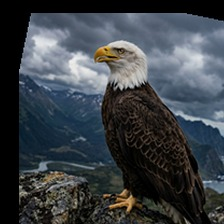
#> input picture dataset/no_montanas/aves/aguila_016.jpg, 224 x 224 px
$ python -i aplicar_transformaciones.py   (imports and definitions only)
#> lines starting #> are read from the running program, lines starting #| are printed output that depends on the picture
#> further down, picture is the input picture: PIL image 224x224 RGB; mean R, G, B 59.9, 65.6, 71.2
"""
=============================================================
  APLICAR TRANSFORMACIONES - Dataset Aves v1a <15ABR2026>
=============================================================
  Toma las imágenes base generadas por IA y produce el
  dataset completo aplicando las 5 transformaciones.
=============================================================
"""

import os
import random
import shutil
import math
from pathlib import Path
from PIL import Image, ImageEnhance

# ─────────────────────────────────────────────────────────────
#  CONFIGURACIÓN
# ─────────────────────────────────────────────────────────────
BASE_DIR   = Path(r"C:\Users\DELL\.gemini\antigravity\brain\bd2e7544-f8ca-4235-b206-ddbc0f7c3433")
OUTPUT_DIR = Path(__file__).parent   # carpeta pajaros
IMG_SIZE   = (224, 224)
QUALITY    = 92
TARGET     = 500   # imágenes totales deseadas

# Imágenes base generadas (nombre_ave: ruta_archivo)
BASES = {
    "tucan":     "tucan_base_1776864887066.png",
    "turpial":   "turpial_base_1776864901494.png",
    "loro":      "loro_base_1776864924987.png",
    "buho":      "buho_base_1776864943940.png",
    "guacamayo": "guacamayo_base_1776864961067.png",
    "aguila":    "aguila_base_1776864977755.png",
    "flamenco":  "flamenco_base_1776864994494.png",
    "colibri":   "colibri_base_1776865012692.png",
    "pelicano":  "pelicano_base_1776865029896.png",
}

# ─────────────────────────────────────────────────────────────
#  TRANSFORMACIONES
# ─────────────────────────────────────────────────────────────

def transform_rotation(img):
    """Rotación: -20° a +20°."""
    angle = random.uniform(-20, 20)
    return img.rotate(angle, resample=Image.BICUBIC, expand=False)
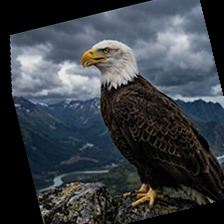
#> returned value: PIL image 224x224 RGB; mean R, G, B 57.4, 63, 68.4

def transform_flip(img):
    """Volteo horizontal (probabilidad 50%)."""
    if random.random() < 0.5:
        return img.transpose(Image.FLIP_LEFT_RIGHT)
    return img

def transform_brightness(img):
    """Brillo: factor 0.8 a 1.2."""
    factor = random.uniform(0.8, 1.2)
    return ImageEnhance.Brightness(img).enhance(factor)

def transform_zoom(img):
    """Zoom: hasta 20% recortando desde el centro."""
    w, h = img.size
#> w = 224; h = 224
    zf   = random.uniform(0.0, 0.20)
    cw   = int(w * (1 - zf))
#> cw = 212
    ch   = int(h * (1 - zf))
#> ch = 212
    l    = (w - cw) // 2
#> l = 6
    t    = (h - ch) // 2
#> t = 6
    return img.crop((l, t, l + cw, t + ch)).resize(IMG_SIZE, Image.LANCZOS)
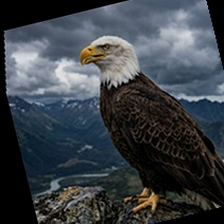
#> returned value: PIL image 224x224 RGB; mean R, G, B 59.6, 65.3, 71

def transform_shift(img):
    """Desplazamiento lateral/vertical ±10%."""
    w, h = img.size
#> w = 224; h = 224
    dx   = int(random.uniform(-0.10, 0.10) * w)
#> dx = 0
    dy   = int(random.uniform(-0.10, 0.10) * h)
#> dy = -4
    pad  = img.crop((-abs(dx), -abs(dy), w + abs(dx), h + abs(dy)))  # añade padding negro
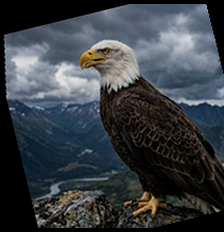
#> pad: PIL image 224x232 RGB; mean R, G, B 57.5, 63.1, 68.6
    # método manual: pegar en canvas y recortar
    canvas = Image.new("RGB", (w + 2*abs(dx), h + 2*abs(dy)), (0, 0, 0))
#> canvas: PIL image 224x232 RGB; every value is 0
    canvas.paste(img, (abs(dx) + dx, abs(dy) + dy))
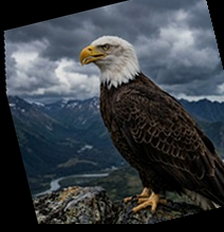
#> canvas: PIL image 224x232 RGB; mean R, G, B 57.5, 63.1, 68.6
    l = abs(dx)
#> l = 0
    t = abs(dy)
#> t = 4
    return canvas.crop((l, t, l + w, t + h))
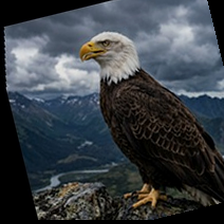
#> returned value: PIL image 224x224 RGB; mean R, G, B 59, 64.7, 70.2

def augment(img: Image.Image) -> Image.Image:
    """Aplica las 5 transformaciones en orden y devuelve 224×224 RGB."""
    img = transform_rotation(img)
    img = transform_flip(img)
    img = transform_brightness(img)
    img = transform_zoom(img)       # ya redimensiona a 224×224
    img = transform_shift(img)
    img = img.resize(IMG_SIZE, Image.LANCZOS)   # garantía final
    return img.convert("RGB")

# ─────────────────────────────────────────────────────────────
#  MAIN
# ─────────────────────────────────────────────────────────────

# [49 lines left out: function main, not called in this run]

# [2 lines not run here, left out]

>>> from PIL import Image
>>> picture = Image.open('aguila_016.jpg')
>>> result = augment(picture)

$ run again, on dataset/no_montanas/aves/buho_0021.jpg
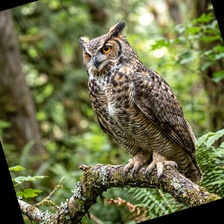
#> input picture dataset/no_montanas/aves/buho_0021.jpg, 224 x 224 px
#> picture is the input picture: PIL image 224x224 RGB; mean R, G, B 107.2, 110.9, 70.9
#> in transform_shift, `pad  = img.crop((-abs(dx), -abs(dy), w + abs(dx), h + abs(dy)))`:
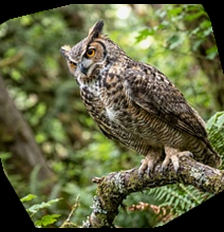
#> pad: PIL image 224x232 RGB; mean R, G, B 97.4, 100.9, 63.9
#> in transform_shift, `return canvas.crop((l, t, l + w, t + h))`:
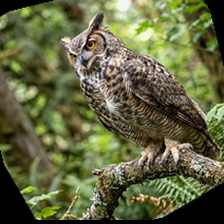
#> returned value: PIL image 224x224 RGB; mean R, G, B 99.3, 102.8, 65

$ run again, on dataset/no_montanas/aves/buho_0025.jpg
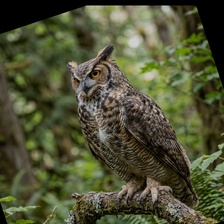
#> input picture dataset/no_montanas/aves/buho_0025.jpg, 224 x 224 px
#> picture is the input picture: PIL image 224x224 RGB; mean R, G, B 79.1, 81.8, 52.9
#> in transform_shift, `pad  = img.crop((-abs(dx), -abs(dy), w + abs(dx), h + abs(dy)))`:
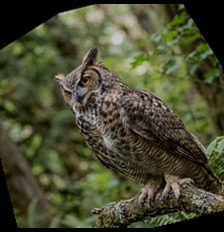
#> pad: PIL image 224x232 RGB; mean R, G, B 72.9, 74.9, 48.7
#> in transform_shift, `return canvas.crop((l, t, l + w, t + h))`:
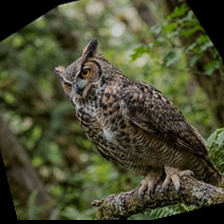
#> returned value: PIL image 224x224 RGB; mean R, G, B 74.7, 76.7, 49.8

$ run again, on dataset/no_montanas/aves/buho_009.jpg
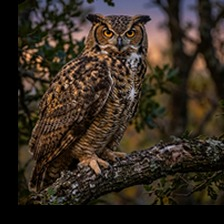
#> input picture dataset/no_montanas/aves/buho_009.jpg, 224 x 224 px
#> picture is the input picture: PIL image 224x224 RGB; mean R, G, B 53.2, 43, 33.2
#> in transform_shift, `pad  = img.crop((-abs(dx), -abs(dy), w + abs(dx), h + abs(dy)))`:
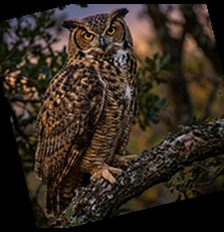
#> pad: PIL image 224x232 RGB; mean R, G, B 51.1, 40.7, 30.6
#> in transform_shift, `return canvas.crop((l, t, l + w, t + h))`:
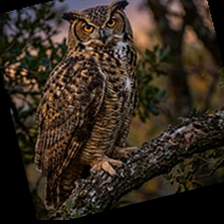
#> returned value: PIL image 224x224 RGB; mean R, G, B 51.9, 41.3, 30.6
